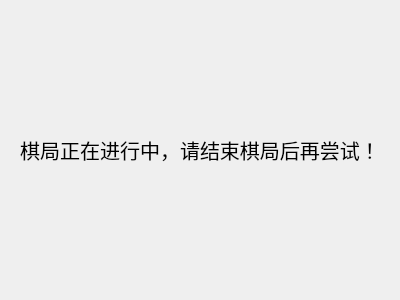
<?xml version="1.0" encoding="UTF-8"?>
<ui version="4.0">
 <class>ing</class>
 <widget class="QDialog" name="ing">
  <property name="geometry">
   <rect>
    <x>0</x>
    <y>0</y>
    <width>400</width>
    <height>300</height>
   </rect>
  </property>
  <property name="windowTitle">
   <string>请重试</string>
  </property>
  <layout class="QVBoxLayout" name="verticalLayout">
   <item>
    <widget class="QLabel" name="label">
     <property name="font">
      <font>
       <family>Adobe 黑体 Std R</family>
       <pointsize>15</pointsize>
      </font>
     </property>
     <property name="text">
      <string>棋局正在进行中，请结束棋局后再尝试！</string>
     </property>
     <property name="alignment">
      <set>Qt::AlignCenter</set>
     </property>
    </widget>
   </item>
  </layout>
 </widget>
 <resources/>
 <connections/>
</ui>
